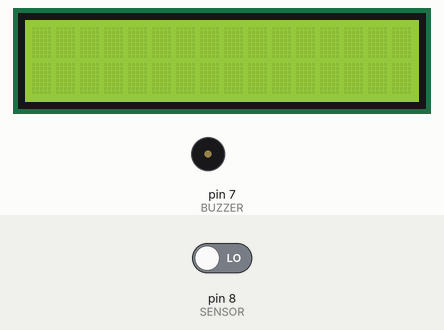
Bench run of a sketch on a simulated Arduino Uno, built with avr-gcc and run on an emulated ATmega328P. Parts: 16×2 character LCD, buzzer (waves = sounding). The test bench sets the inputs (shaded band); at power-on: pin 8 (SENSOR) LOW. What the sketch prints to the serial monitor is not drawn.

Above: at 1.2 s.
1.3 s: pin 8 (SENSOR) driven HIGH
At 1.4 s:
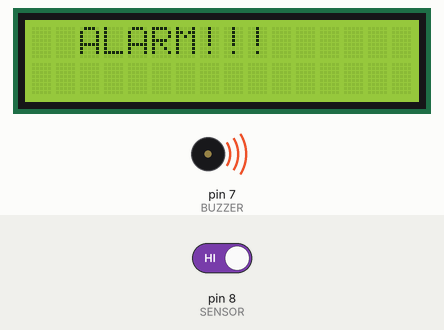
At 1.85 s:
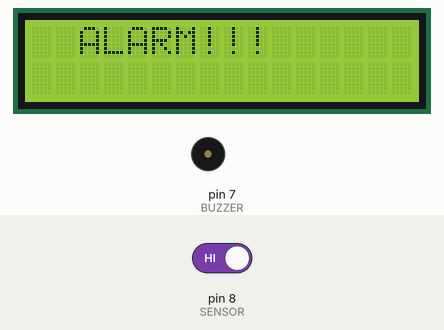
Timing chart, 0 to 9.3 s (numbered marks = the images above; inputs shaded):
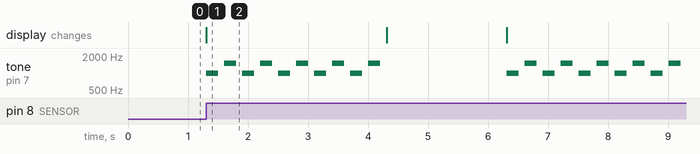

The sketch:

sistema_alarma.ino
```cpp
#include <LiquidCrystal.h>
LiquidCrystal lcd(12, 11, 5, 4, 3, 2);

#define BUZZER 7  // Definir el pin del buzzer
#define SENSOR 8  // Definir el pin del sensor

void setup()
{
  Serial.begin(9600);
  lcd.begin(16, 2);
  pinMode(SENSOR, INPUT);   // Configurar el pin del sensor como entrada
  pinMode(BUZZER, OUTPUT);  // Configurar el buzzer como salida
  digitalWrite(BUZZER, LOW); // Asegurar que el buzzer esté apagado al inicio
}

void loop()
{
  int a = digitalRead(SENSOR); // Leer el estado del sensor
  Serial.println(a);

  if (a == 1) // Si el sensor detecta un objeto
  {
    lcd.setCursor(2, 0);
    lcd.print("ALARM!!!");  // Mostrar "ALARM!!!" en el LCD

    // Generar una alarma con el buzzer
    for (int i = 0; i < 5; i++) { // Repetir el sonido 5 veces
      tone(BUZZER, 1000, 200); // Tono de 1000 Hz por 200 ms
      delay(300);              // Pausa de 100 ms entre tonos
      tone(BUZZER, 1500, 200); // Tono de 1500 Hz por 200 ms
      delay(300);              // Pausa de 100 ms entre tonos
    }
    lcd.clear(); // Limpiar la pantalla del LCD
    delay(2000); // Esperar 2 segundos
  }
  else {
    noTone(BUZZER); // Asegurar que el buzzer esté apagado cuando no detecte
  }
}
```

Measured:
- after the input at 1.3 s, tone on pin 7 (BUZZER): plays 1000 Hz for 0.20 s, 1500 Hz for 0.20 s, 1000 Hz for 0.20 s, 1500 Hz for 0.20 s, 1000 Hz for 0.20 s, 1500 Hz for 0.20 s … (20 notes in this stretch), starting at once; the display: changes at once (image 1)
